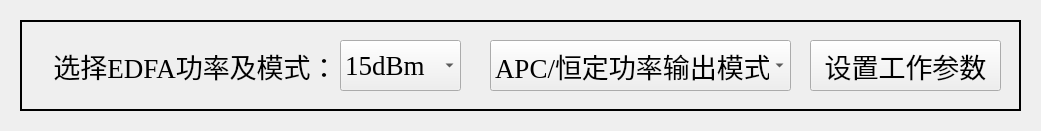
       <widget class="QWidget" name="widgetSetModEDFA_1" native="true">
        <property name="geometry">
         <rect>
          <x>40</x>
          <y>110</y>
          <width>1041</width>
          <height>131</height>
         </rect>
        </property>
        <widget class="QLabel" name="labelBgSetModEDFA_1">
         <property name="geometry">
          <rect>
           <x>20</x>
           <y>20</y>
           <width>1001</width>
           <height>91</height>
          </rect>
         </property>
         <property name="frameShape">
          <enum>QFrame::WinPanel</enum>
         </property>
         <property name="text">
          <string/>
         </property>
        </widget>
        <widget class="QComboBox" name="comboBoxSetModEDFA_1">
         <property name="geometry">
          <rect>
           <x>490</x>
           <y>40</y>
           <width>301</width>
           <height>51</height>
          </rect>
         </property>
         <property name="sizePolicy">
          <sizepolicy hsizetype="Ignored" vsizetype="Ignored">
           <horstretch>0</horstretch>
           <verstretch>0</verstretch>
          </sizepolicy>
         </property>
         <property name="font">
          <font>
           <family>Times New Roman</family>
           <pointsize>20</pointsize>
          </font>
         </property>
         <property name="layoutDirection">
          <enum>Qt::LeftToRight</enum>
         </property>
         <item>
          <property name="text">
           <string>APC/恒定功率输出模式</string>
          </property>
         </item>
         <item>
          <property name="text">
           <string>ACC/恒定电流输出模式</string>
          </property>
         </item>
        </widget>
        <widget class="QLabel" name="labelHintSetModEDFA_1">
         <property name="geometry">
          <rect>
           <x>40</x>
           <y>40</y>
           <width>311</width>
           <height>51</height>
          </rect>
         </property>
         <property name="sizePolicy">
          <sizepolicy hsizetype="Ignored" vsizetype="Ignored">
           <horstretch>0</horstretch>
           <verstretch>0</verstretch>
          </sizepolicy>
         </property>
         <property name="font">
          <font>
           <family>Times New Roman</family>
           <pointsize>20</pointsize>
          </font>
         </property>
         <property name="layoutDirection">
          <enum>Qt::LeftToRight</enum>
         </property>
         <property name="text">
          <string>选择EDFA功率及模式：</string>
         </property>
         <property name="alignment">
          <set>Qt::AlignCenter</set>
         </property>
        </widget>
        <widget class="QPushButton" name="pushButtonSetParamEDFA_1">
         <property name="geometry">
          <rect>
           <x>810</x>
           <y>40</y>
           <width>191</width>
           <height>51</height>
          </rect>
         </property>
         <property name="sizePolicy">
          <sizepolicy hsizetype="Ignored" vsizetype="Ignored">
           <horstretch>0</horstretch>
           <verstretch>0</verstretch>
          </sizepolicy>
         </property>
         <property name="font">
          <font>
           <family>Times New Roman</family>
           <pointsize>20</pointsize>
          </font>
         </property>
         <property name="text">
          <string>设置工作参数</string>
         </property>
        </widget>
        <widget class="QComboBox" name="comboBoxSetPwrLvEDFA_1">
         <property name="geometry">
          <rect>
           <x>340</x>
           <y>40</y>
           <width>121</width>
           <height>51</height>
          </rect>
         </property>
         <property name="sizePolicy">
          <sizepolicy hsizetype="Ignored" vsizetype="Ignored">
           <horstretch>0</horstretch>
           <verstretch>0</verstretch>
          </sizepolicy>
         </property>
         <property name="font">
          <font>
           <family>Times New Roman</family>
           <pointsize>20</pointsize>
          </font>
         </property>
         <property name="layoutDirection">
          <enum>Qt::LeftToRight</enum>
         </property>
         <item>
          <property name="text">
           <string>15dBm</string>
          </property>
         </item>
         <item>
          <property name="text">
           <string>23dBm</string>
          </property>
         </item>
        </widget>
       </widget>
